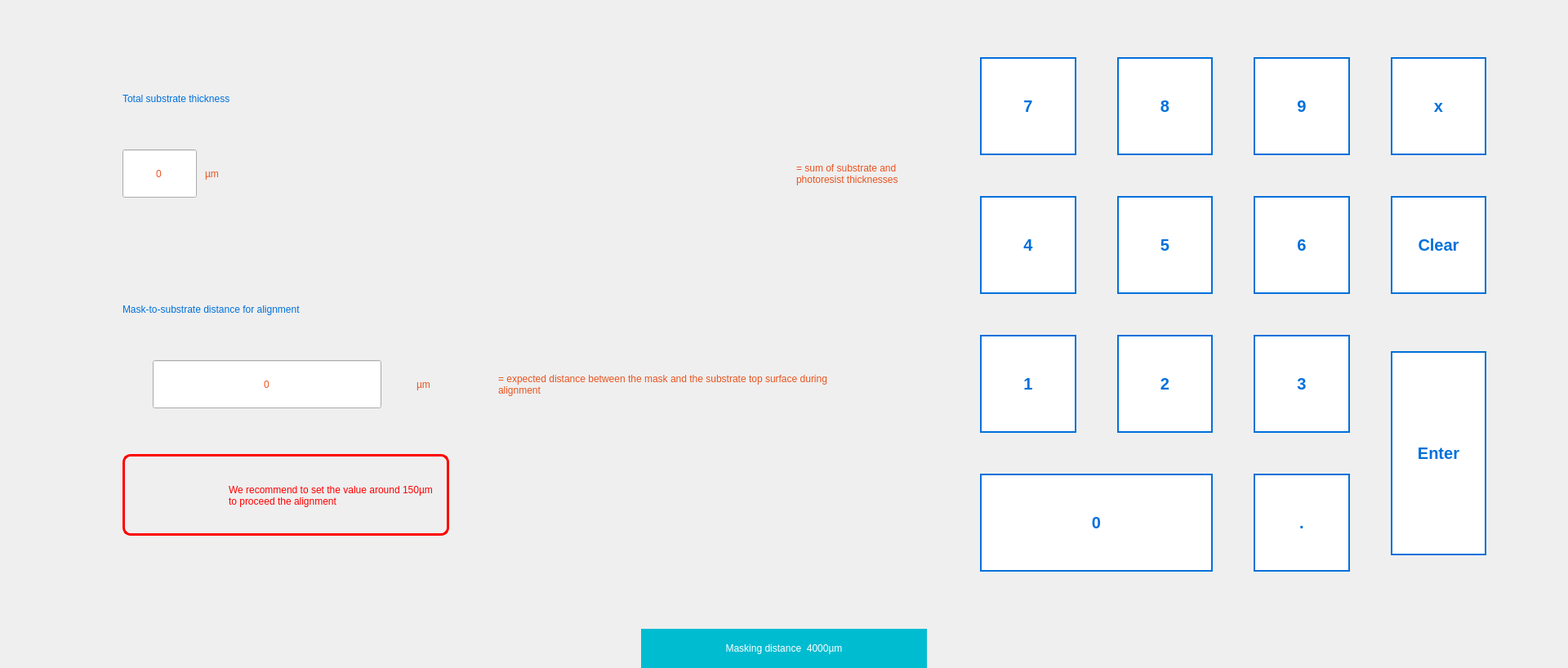
<?xml version="1.0" encoding="UTF-8"?>
<ui version="4.0">
 <class>DistanceView</class>
 <widget class="QWidget" name="DistanceView">
  <property name="geometry">
   <rect>
    <x>0</x>
    <y>0</y>
    <width>1920</width>
    <height>818</height>
   </rect>
  </property>
  <property name="minimumSize">
   <size>
    <width>1920</width>
    <height>818</height>
   </size>
  </property>
  <property name="maximumSize">
   <size>
    <width>1920</width>
    <height>818</height>
   </size>
  </property>
  <property name="styleSheet">
   <string notr="true">QWidget {
//border: 2px solid black;
}</string>
  </property>
  <layout class="QVBoxLayout" name="verticalLayout">
   <property name="spacing">
    <number>0</number>
   </property>
   <property name="sizeConstraint">
    <enum>QLayout::SizeConstraint::SetDefaultConstraint</enum>
   </property>
   <property name="leftMargin">
    <number>0</number>
   </property>
   <property name="topMargin">
    <number>0</number>
   </property>
   <property name="rightMargin">
    <number>0</number>
   </property>
   <property name="bottomMargin">
    <number>0</number>
   </property>
   <item>
    <layout class="QGridLayout" name="gridLayout" columnstretch="1,1" rowminimumheight="768,45" columnminimumwidth="1100,0">
     <property name="sizeConstraint">
      <enum>QLayout::SizeConstraint::SetDefaultConstraint</enum>
     </property>
     <property name="spacing">
      <number>0</number>
     </property>
     <item row="0" column="0">
      <layout class="QVBoxLayout" name="verticalLayout_2" stretch="20,20,30,20">
       <property name="spacing">
        <number>10</number>
       </property>
       <property name="leftMargin">
        <number>150</number>
       </property>
       <item>
        <spacer name="verticalSpacer_2">
         <property name="orientation">
          <enum>Qt::Orientation::Vertical</enum>
         </property>
         <property name="sizeType">
          <enum>QSizePolicy::Policy::Fixed</enum>
         </property>
         <property name="sizeHint" stdset="0">
          <size>
           <width>20</width>
           <height>40</height>
          </size>
         </property>
        </spacer>
       </item>
       <item>
        <layout class="QVBoxLayout" name="verticalLayout_4">
         <item>
          <widget class="QLabel" name="label_2">
           <property name="sizePolicy">
            <sizepolicy hsizetype="Preferred" vsizetype="Fixed">
             <horstretch>0</horstretch>
             <verstretch>0</verstretch>
            </sizepolicy>
           </property>
           <property name="styleSheet">
            <string notr="true">text-align: left;
font: normal normal bold 29px/29px Arial;
letter-spacing: 0px;
color: #0070DB;
opacity: 1;</string>
           </property>
           <property name="text">
            <string>Total substrate thickness</string>
           </property>
          </widget>
         </item>
         <item>
          <layout class="QHBoxLayout" name="horizontalLayout_4">
           <item>
            <widget class="QSpinBox" name="spinBox">
             <property name="sizePolicy">
              <sizepolicy hsizetype="Fixed" vsizetype="Fixed">
               <horstretch>0</horstretch>
               <verstretch>0</verstretch>
              </sizepolicy>
             </property>
             <property name="maximumSize">
              <size>
               <width>280</width>
               <height>16777215</height>
              </size>
             </property>
             <property name="styleSheet">
              <string notr="true">width: 85px;
height: 55px;
text-align: left;
font: normal normal bold 25px/29px Arial;
letter-spacing: 0px;
color: #E85420;</string>
             </property>
             <property name="alignment">
              <set>Qt::AlignmentFlag::AlignCenter</set>
             </property>
             <property name="buttonSymbols">
              <enum>QAbstractSpinBox::ButtonSymbols::NoButtons</enum>
             </property>
            </widget>
           </item>
           <item>
            <widget class="QLabel" name="label_3">
             <property name="sizePolicy">
              <sizepolicy hsizetype="Fixed" vsizetype="Fixed">
               <horstretch>0</horstretch>
               <verstretch>0</verstretch>
              </sizepolicy>
             </property>
             <property name="styleSheet">
              <string notr="true">text-align: left;
font: normal normal bold 25px/29px Arial;
letter-spacing: 0px;
color: #E85420;
opacity: 1;</string>
             </property>
             <property name="text">
              <string>µm</string>
             </property>
            </widget>
           </item>
           <item>
            <spacer name="horizontalSpacer_3">
             <property name="orientation">
              <enum>Qt::Orientation::Horizontal</enum>
             </property>
             <property name="sizeType">
              <enum>QSizePolicy::Policy::MinimumExpanding</enum>
             </property>
             <property name="sizeHint" stdset="0">
              <size>
               <width>40</width>
               <height>20</height>
              </size>
             </property>
            </spacer>
           </item>
           <item>
            <widget class="QLabel" name="label">
             <property name="sizePolicy">
              <sizepolicy hsizetype="Fixed" vsizetype="Preferred">
               <horstretch>0</horstretch>
               <verstretch>0</verstretch>
              </sizepolicy>
             </property>
             <property name="maximumSize">
              <size>
               <width>300</width>
               <height>150</height>
              </size>
             </property>
             <property name="styleSheet">
              <string notr="true">text-align: left;
font: normal normal bold 20px/20px Arial;
letter-spacing: 0px;
color: #E85420;
opacity: 1;</string>
             </property>
             <property name="text">
              <string>= sum of substrate and photoresist thicknesses</string>
             </property>
             <property name="wordWrap">
              <bool>true</bool>
             </property>
            </widget>
           </item>
          </layout>
         </item>
        </layout>
       </item>
       <item>
        <layout class="QVBoxLayout" name="verticalLayout_5">
         <item>
          <widget class="QLabel" name="label_4">
           <property name="sizePolicy">
            <sizepolicy hsizetype="Preferred" vsizetype="Fixed">
             <horstretch>0</horstretch>
             <verstretch>0</verstretch>
            </sizepolicy>
           </property>
           <property name="styleSheet">
            <string notr="true">text-align: left;
font: normal normal bold 29px/29px Arial;
letter-spacing: 0px;
color: #0070DB;
opacity: 1;</string>
           </property>
           <property name="text">
            <string>Mask-to-substrate distance for alignment</string>
           </property>
          </widget>
         </item>
         <item>
          <layout class="QHBoxLayout" name="horizontalLayout_2">
           <property name="spacing">
            <number>6</number>
           </property>
           <property name="sizeConstraint">
            <enum>QLayout::SizeConstraint::SetDefaultConstraint</enum>
           </property>
           <item>
            <widget class="QSpinBox" name="spinBox_2">
             <property name="sizePolicy">
              <sizepolicy hsizetype="Fixed" vsizetype="Fixed">
               <horstretch>0</horstretch>
               <verstretch>0</verstretch>
              </sizepolicy>
             </property>
             <property name="maximumSize">
              <size>
               <width>280</width>
               <height>16777215</height>
              </size>
             </property>
             <property name="styleSheet">
              <string notr="true">width: 85px;
height: 55px;
text-align: left;
font: normal normal bold 25px/29px Arial;
letter-spacing: 0px;
color: #E85420;</string>
             </property>
             <property name="alignment">
              <set>Qt::AlignmentFlag::AlignCenter</set>
             </property>
             <property name="buttonSymbols">
              <enum>QAbstractSpinBox::ButtonSymbols::NoButtons</enum>
             </property>
            </widget>
           </item>
           <item>
            <widget class="QLabel" name="label_5">
             <property name="sizePolicy">
              <sizepolicy hsizetype="Fixed" vsizetype="Fixed">
               <horstretch>0</horstretch>
               <verstretch>0</verstretch>
              </sizepolicy>
             </property>
             <property name="styleSheet">
              <string notr="true">text-align: left;
font: normal normal bold 25px/29px Arial;
letter-spacing: 0px;
color: #E85420;
opacity: 1;</string>
             </property>
             <property name="text">
              <string>µm</string>
             </property>
            </widget>
           </item>
           <item>
            <spacer name="horizontalSpacer_4">
             <property name="orientation">
              <enum>Qt::Orientation::Horizontal</enum>
             </property>
             <property name="sizeType">
              <enum>QSizePolicy::Policy::Minimum</enum>
             </property>
             <property name="sizeHint" stdset="0">
              <size>
               <width>40</width>
               <height>20</height>
              </size>
             </property>
            </spacer>
           </item>
           <item>
            <widget class="QLabel" name="label_6">
             <property name="minimumSize">
              <size>
               <width>450</width>
               <height>0</height>
              </size>
             </property>
             <property name="maximumSize">
              <size>
               <width>450</width>
               <height>150</height>
              </size>
             </property>
             <property name="styleSheet">
              <string notr="true">text-align: left;
font: normal normal bold 20px/20px Arial;
letter-spacing: 0px;
color: #E85420;
opacity: 1;</string>
             </property>
             <property name="text">
              <string>= expected distance between the mask and the substrate top surface during alignment</string>
             </property>
             <property name="wordWrap">
              <bool>true</bool>
             </property>
            </widget>
           </item>
          </layout>
         </item>
         <item>
          <widget class="QWidget" name="widget" native="true">
           <property name="maximumSize">
            <size>
             <width>400</width>
             <height>100</height>
            </size>
           </property>
           <property name="styleSheet">
            <string notr="true">border: 3px solid #FF0000;
border-radius: 10px;</string>
           </property>
           <widget class="QLabel" name="label_7">
            <property name="geometry">
             <rect>
              <x>10</x>
              <y>13</y>
              <width>81</width>
              <height>61</height>
             </rect>
            </property>
            <property name="styleSheet">
             <string notr="true">border: 0px solid;</string>
            </property>
            <property name="text">
             <string/>
            </property>
            <property name="pixmap">
             <pixmap resource="../../resources.qrc">:/icons/warning-fond-blanc.svg</pixmap>
            </property>
            <property name="scaledContents">
             <bool>true</bool>
            </property>
           </widget>
           <widget class="QLabel" name="label_8">
            <property name="geometry">
             <rect>
              <x>130</x>
              <y>0</y>
              <width>251</width>
              <height>101</height>
             </rect>
            </property>
            <property name="styleSheet">
             <string notr="true">border: 0px;
text-align: left;
font: normal normal bold 20px/20px Arial;
letter-spacing: 0px;
color: #FF0000;
opacity: 1;</string>
            </property>
            <property name="text">
             <string>We recommend to set the value around 150µm to proceed the alignment</string>
            </property>
            <property name="wordWrap">
             <bool>true</bool>
            </property>
           </widget>
          </widget>
         </item>
        </layout>
       </item>
       <item>
        <spacer name="verticalSpacer">
         <property name="orientation">
          <enum>Qt::Orientation::Vertical</enum>
         </property>
         <property name="sizeType">
          <enum>QSizePolicy::Policy::Fixed</enum>
         </property>
         <property name="sizeHint" stdset="0">
          <size>
           <width>20</width>
           <height>40</height>
          </size>
         </property>
        </spacer>
       </item>
      </layout>
     </item>
     <item row="0" column="1">
      <layout class="QVBoxLayout" name="padEtLastCycleQVB" stretch="0,300,0">
       <property name="spacing">
        <number>0</number>
       </property>
       <property name="sizeConstraint">
        <enum>QLayout::SizeConstraint::SetDefaultConstraint</enum>
       </property>
       <property name="topMargin">
        <number>0</number>
       </property>
       <item>
        <spacer name="verticalSpacer_3">
         <property name="orientation">
          <enum>Qt::Orientation::Vertical</enum>
         </property>
         <property name="sizeType">
          <enum>QSizePolicy::Policy::Fixed</enum>
         </property>
         <property name="sizeHint" stdset="0">
          <size>
           <width>20</width>
           <height>70</height>
          </size>
         </property>
        </spacer>
       </item>
       <item>
        <layout class="QGridLayout" name="gridLayout_2" columnstretch="0,0,0,0,0,0">
         <property name="sizeConstraint">
          <enum>QLayout::SizeConstraint::SetDefaultConstraint</enum>
         </property>
         <property name="leftMargin">
          <number>0</number>
         </property>
         <property name="topMargin">
          <number>0</number>
         </property>
         <property name="rightMargin">
          <number>0</number>
         </property>
         <property name="bottomMargin">
          <number>0</number>
         </property>
         <property name="spacing">
          <number>50</number>
         </property>
         <item row="1" column="2">
          <widget class="QPushButton" name="btn5">
           <property name="minimumSize">
            <size>
             <width>60</width>
             <height>60</height>
            </size>
           </property>
           <property name="maximumSize">
            <size>
             <width>120</width>
             <height>120</height>
            </size>
           </property>
           <property name="styleSheet">
            <string notr="true">border: 2px solid #0070DB;
background-color: #ffffff;
color: #0070DB;
font: 20px;
font-weight: 700;
font-family: arial;</string>
           </property>
           <property name="text">
            <string>5</string>
           </property>
          </widget>
         </item>
         <item row="1" column="1">
          <widget class="QPushButton" name="btn4">
           <property name="minimumSize">
            <size>
             <width>60</width>
             <height>60</height>
            </size>
           </property>
           <property name="maximumSize">
            <size>
             <width>120</width>
             <height>120</height>
            </size>
           </property>
           <property name="styleSheet">
            <string notr="true">border: 2px solid #0070DB;
background-color: #ffffff;
color: #0070DB;
font: 20px;
font-weight: 700;
font-family: arial;</string>
           </property>
           <property name="text">
            <string>4</string>
           </property>
          </widget>
         </item>
         <item row="1" column="3">
          <widget class="QPushButton" name="btn6">
           <property name="minimumSize">
            <size>
             <width>60</width>
             <height>60</height>
            </size>
           </property>
           <property name="maximumSize">
            <size>
             <width>120</width>
             <height>120</height>
            </size>
           </property>
           <property name="styleSheet">
            <string notr="true">border: 2px solid #0070DB;
background-color: #ffffff;
color: #0070DB;
font: 20px;
font-weight: 700;
font-family: arial;</string>
           </property>
           <property name="text">
            <string>6</string>
           </property>
          </widget>
         </item>
         <item row="3" column="3">
          <widget class="QPushButton" name="btnPoint">
           <property name="minimumSize">
            <size>
             <width>60</width>
             <height>60</height>
            </size>
           </property>
           <property name="maximumSize">
            <size>
             <width>120</width>
             <height>120</height>
            </size>
           </property>
           <property name="styleSheet">
            <string notr="true">border: 2px solid #0070DB;
background-color: #ffffff;
color: #0070DB;
font: 20px;
font-weight: 700;
font-family: arial;</string>
           </property>
           <property name="text">
            <string>.</string>
           </property>
          </widget>
         </item>
         <item row="2" column="1">
          <widget class="QPushButton" name="btn1">
           <property name="minimumSize">
            <size>
             <width>60</width>
             <height>60</height>
            </size>
           </property>
           <property name="maximumSize">
            <size>
             <width>120</width>
             <height>120</height>
            </size>
           </property>
           <property name="styleSheet">
            <string notr="true">border: 2px solid #0070DB;
background-color: #ffffff;
color: #0070DB;
font: 20px;
font-weight: 700;
font-family: arial;</string>
           </property>
           <property name="text">
            <string>1</string>
           </property>
          </widget>
         </item>
         <item row="0" column="3">
          <widget class="QPushButton" name="btn9">
           <property name="enabled">
            <bool>true</bool>
           </property>
           <property name="minimumSize">
            <size>
             <width>60</width>
             <height>60</height>
            </size>
           </property>
           <property name="maximumSize">
            <size>
             <width>120</width>
             <height>120</height>
            </size>
           </property>
           <property name="styleSheet">
            <string notr="true">border: 2px solid #0070DB;
background-color: #ffffff;
color: #0070DB;
font: 20px;
font-weight: 700;
font-family: arial;</string>
           </property>
           <property name="text">
            <string>9</string>
           </property>
           <property name="flat">
            <bool>false</bool>
           </property>
          </widget>
         </item>
         <item row="0" column="1">
          <widget class="QPushButton" name="btn7">
           <property name="minimumSize">
            <size>
             <width>60</width>
             <height>60</height>
            </size>
           </property>
           <property name="maximumSize">
            <size>
             <width>120</width>
             <height>120</height>
            </size>
           </property>
           <property name="font">
            <font>
             <family>arial</family>
             <pointsize>-1</pointsize>
             <italic>false</italic>
             <bold>true</bold>
            </font>
           </property>
           <property name="styleSheet">
            <string notr="true">border: 2px solid #0070DB;
background-color: #ffffff;
color: #0070DB;
font: 20px;
font-weight: 700;
font-family: arial;
</string>
           </property>
           <property name="text">
            <string>7</string>
           </property>
           <property name="iconSize">
            <size>
             <width>30</width>
             <height>30</height>
            </size>
           </property>
           <property name="shortcut">
            <string/>
           </property>
           <property name="checkable">
            <bool>false</bool>
           </property>
           <property name="autoRepeat">
            <bool>false</bool>
           </property>
           <property name="autoDefault">
            <bool>false</bool>
           </property>
           <property name="default">
            <bool>false</bool>
           </property>
           <property name="flat">
            <bool>true</bool>
           </property>
          </widget>
         </item>
         <item row="2" column="4" rowspan="2">
          <widget class="QPushButton" name="btnEnter">
           <property name="minimumSize">
            <size>
             <width>70</width>
             <height>155</height>
            </size>
           </property>
           <property name="maximumSize">
            <size>
             <width>120</width>
             <height>250</height>
            </size>
           </property>
           <property name="styleSheet">
            <string notr="true">border: 2px solid #0070DB;
background-color: #ffffff;
color: #0070DB;
font: 20px;
font-weight: 700;
font-family: arial;</string>
           </property>
           <property name="text">
            <string>Enter</string>
           </property>
          </widget>
         </item>
         <item row="0" column="2">
          <widget class="QPushButton" name="btn8">
           <property name="minimumSize">
            <size>
             <width>60</width>
             <height>60</height>
            </size>
           </property>
           <property name="maximumSize">
            <size>
             <width>120</width>
             <height>120</height>
            </size>
           </property>
           <property name="styleSheet">
            <string notr="true">border: 2px solid #0070DB;
background-color: #ffffff;
color: #0070DB;
font: 20px;
font-weight: 700;
font-family: arial;</string>
           </property>
           <property name="text">
            <string>8</string>
           </property>
          </widget>
         </item>
         <item row="2" column="2">
          <widget class="QPushButton" name="btn2">
           <property name="minimumSize">
            <size>
             <width>60</width>
             <height>60</height>
            </size>
           </property>
           <property name="maximumSize">
            <size>
             <width>120</width>
             <height>120</height>
            </size>
           </property>
           <property name="styleSheet">
            <string notr="true">border: 2px solid #0070DB;
background-color: #ffffff;
color: #0070DB;
font: 20px;
font-weight: 700;
font-family: arial;</string>
           </property>
           <property name="text">
            <string>2</string>
           </property>
          </widget>
         </item>
         <item row="1" column="0">
          <spacer name="horizontalSpacer">
           <property name="orientation">
            <enum>Qt::Orientation::Horizontal</enum>
           </property>
           <property name="sizeType">
            <enum>QSizePolicy::Policy::Fixed</enum>
           </property>
           <property name="sizeHint" stdset="0">
            <size>
             <width>100</width>
             <height>20</height>
            </size>
           </property>
          </spacer>
         </item>
         <item row="1" column="5">
          <spacer name="horizontalSpacer_2">
           <property name="orientation">
            <enum>Qt::Orientation::Horizontal</enum>
           </property>
           <property name="sizeType">
            <enum>QSizePolicy::Policy::Fixed</enum>
           </property>
           <property name="sizeHint" stdset="0">
            <size>
             <width>100</width>
             <height>20</height>
            </size>
           </property>
          </spacer>
         </item>
         <item row="3" column="1" colspan="2">
          <widget class="QPushButton" name="btn0">
           <property name="enabled">
            <bool>true</bool>
           </property>
           <property name="minimumSize">
            <size>
             <width>0</width>
             <height>70</height>
            </size>
           </property>
           <property name="maximumSize">
            <size>
             <width>400</width>
             <height>120</height>
            </size>
           </property>
           <property name="styleSheet">
            <string notr="true">border: 2px solid #0070DB;
background-color: #ffffff;
color: #0070DB;
font: 20px;
font-weight: 700;
font-family: arial;</string>
           </property>
           <property name="text">
            <string>0</string>
           </property>
          </widget>
         </item>
         <item row="0" column="4">
          <widget class="QPushButton" name="btnBackspace">
           <property name="minimumSize">
            <size>
             <width>60</width>
             <height>60</height>
            </size>
           </property>
           <property name="maximumSize">
            <size>
             <width>120</width>
             <height>120</height>
            </size>
           </property>
           <property name="styleSheet">
            <string notr="true">border: 2px solid #0070DB;
background-color: #ffffff;
color: #0070DB;
font: 20px;
font-weight: 700;
font-family: arial;</string>
           </property>
           <property name="text">
            <string>x</string>
           </property>
          </widget>
         </item>
         <item row="2" column="3">
          <widget class="QPushButton" name="btn3">
           <property name="minimumSize">
            <size>
             <width>60</width>
             <height>60</height>
            </size>
           </property>
           <property name="maximumSize">
            <size>
             <width>120</width>
             <height>120</height>
            </size>
           </property>
           <property name="styleSheet">
            <string notr="true">border: 2px solid #0070DB;
background-color: #ffffff;
color: #0070DB;
font: 20px;
font-weight: 700;
font-family: arial;</string>
           </property>
           <property name="text">
            <string>3</string>
           </property>
          </widget>
         </item>
         <item row="1" column="4">
          <widget class="QPushButton" name="btnClear">
           <property name="minimumSize">
            <size>
             <width>60</width>
             <height>60</height>
            </size>
           </property>
           <property name="maximumSize">
            <size>
             <width>120</width>
             <height>120</height>
            </size>
           </property>
           <property name="styleSheet">
            <string notr="true">border: 2px solid #0070DB;
background-color: #ffffff;
color: #0070DB;
font: 20px;
font-weight: 700;
font-family: arial;</string>
           </property>
           <property name="text">
            <string>Clear</string>
           </property>
          </widget>
         </item>
        </layout>
       </item>
       <item>
        <spacer name="verticalSpacer_4">
         <property name="orientation">
          <enum>Qt::Orientation::Vertical</enum>
         </property>
         <property name="sizeType">
          <enum>QSizePolicy::Policy::Fixed</enum>
         </property>
         <property name="sizeHint" stdset="0">
          <size>
           <width>20</width>
           <height>70</height>
          </size>
         </property>
        </spacer>
       </item>
      </layout>
     </item>
     <item row="1" column="0" colspan="2">
      <layout class="QHBoxLayout" name="horizontalLayout">
       <item>
        <widget class="QLabel" name="label_9">
         <property name="sizePolicy">
          <sizepolicy hsizetype="Fixed" vsizetype="Preferred">
           <horstretch>0</horstretch>
           <verstretch>0</verstretch>
          </sizepolicy>
         </property>
         <property name="maximumSize">
          <size>
           <width>350</width>
           <height>16777215</height>
          </size>
         </property>
         <property name="styleSheet">
          <string notr="true">text-align: left;
font: normal normal bold 20px/20px Arial;
letter-spacing: 0px;
color: #FFFFFF;
opacity: 1;
background-color: #00BCD1;</string>
         </property>
         <property name="text">
          <string>Masking distance  4000µm</string>
         </property>
         <property name="alignment">
          <set>Qt::AlignmentFlag::AlignCenter</set>
         </property>
        </widget>
       </item>
      </layout>
     </item>
    </layout>
   </item>
  </layout>
 </widget>
 <resources>
  <include location="../../resources.qrc"/>
 </resources>
 <connections/>
</ui>
